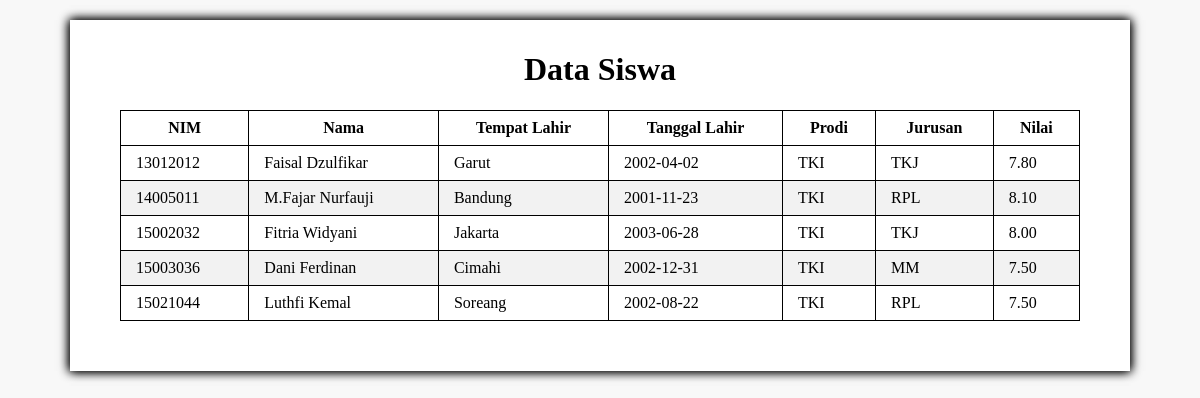
The page / on the database its author committed.
### tables this page shows
CREATE TABLE `mahasiswa` (
  `nim` char(8) NOT NULL,
  `nama` varchar(100) DEFAULT NULL,
  `tempat_lahir` varchar(50) DEFAULT NULL,
  `tanggal_lahir` date DEFAULT NULL,
  `prodi` varchar(50) DEFAULT NULL,
  `jurusan` varchar(50) DEFAULT NULL,
  `nilai` decimal(3,2) DEFAULT NULL
);

### app/core/Controller.php (called while the page is built, shortened)
<?php
class Controller{
    public function view($view, $data = [])
    {
        require_once '../app/views/'.$view.'.php';
    }
    public function model($model){
        return new $model;
    }
}

### app/controllers/Home.php (called while the page is built)
<?php
class Home extends Controller{
    public function index(){
        $data['ssw'] = $this->model('Home_model')->getAllSiswa();
        $this->view('tabel_siswa', $data);
    }
}

### app/core/App.php (called while the page is built, shortened)
<?php
class App{
	protected $method = 'index';
	protected $params = [];
	public  function __construct(){
		$this->controller = new $this->controller;
		call_user_func_array( [$this->controller, $this->method], $this->params);
	}
}

### public/index.php (called while the page is built, shortened)
<?php
$app = new App;

### app/models/Home_model.php (called while the page is built, shortened)
<?php
class Home_model{
    private $dbh;
    public function __construct(){
        $dsn = 'mysql:host=localhost;dbname=laravel1';
        try{
            $this->dbh = new PDO($dsn, 'root', '');
        }catch(PDOException $e){
            die($e->getMessage());
        }
    }
    public function getAllSiswa(){
        $this->stmt = $this->dbh->prepare('SELECT * FROM mahasiswa');
        $this->stmt->execute();
        return $this->stmt->fetchAll(PDO::FETCH_ASSOC);
    }
}

### app/views/tabel_siswa.php (the view, shortened to what this page needs)
<!DOCTYPE html>
<html lang="en">
<head>
    <link rel="stylesheet" href="../public/css/costum.css">
</head>
<body>
    <div class="container">
    <h1>Data Siswa</h1>
    <table border="1">
        <tr>
        <th>NIM</th>
        <th>Nama</th>
        <th>Tempat Lahir</th>
        <th>Tanggal Lahir</th>
        <th>Prodi</th>
        <th>Jurusan</th>
        <th>Nilai</th>
        </tr>
        <?php foreach($data['ssw'] as $ssw) : ?>
        <tr>
            <td><?= $ssw['nim']?></td>
            <td><?= $ssw['nama']?></td>
            <td><?= $ssw['tempat_lahir']?></td>
            <td><?= $ssw['tanggal_lahir']?></td>
            <td><?= $ssw['prodi']?></td>
            <td><?= $ssw['jurusan']?></td>
            <td><?= $ssw['nilai']?></td>
        </tr>
        <?php endforeach;?>
    </table>
    </div>
</body>
</html>

### public/css/costum.css (style rules this page uses)
body { background-color: #F8F8F8; }
div.container { width: 960px; padding: 10px 50px 50px; background-color: white; margin: 20px auto; box-shadow: 1px 0px 10px, -1px 0px 10px ; }
h1 { text-align: center; font-family: Cambria, "Times New Roman", serif; clear: both; }
table { border-collapse:collapse; border-spacing:0; border:1px black solid; width:100% }
th, td { padding:8px 15px; border:1px black solid; }
tr:nth-child(2n+3) { background-color: #F2F2F2; }

### rows shown on the page
mahasiswa: nim "13012012", nama "Faisal Dzulfikar", tempat_lahir "Garut", tanggal_lahir "2002-04-02", prodi "TKI", jurusan "TKJ", nilai "7.80"
mahasiswa: nim "14005011", nama "M.Fajar Nurfauji", tempat_lahir "Bandung", tanggal_lahir "2001-11-23", prodi "TKI", jurusan "RPL", nilai "8.10"
mahasiswa: nim "15002032", nama "Fitria Widyani", tempat_lahir "Jakarta", tanggal_lahir "2003-06-28", prodi "TKI", jurusan "TKJ", nilai "8.00"
mahasiswa: nim "15003036", nama "Dani Ferdinan", tempat_lahir "Cimahi", tanggal_lahir "2002-12-31", prodi "TKI", jurusan "MM", nilai "7.50"
mahasiswa: nim "15021044", nama "Luthfi Kemal", tempat_lahir "Soreang", tanggal_lahir "2002-08-22", prodi "TKI", jurusan "RPL", nilai "7.50"
